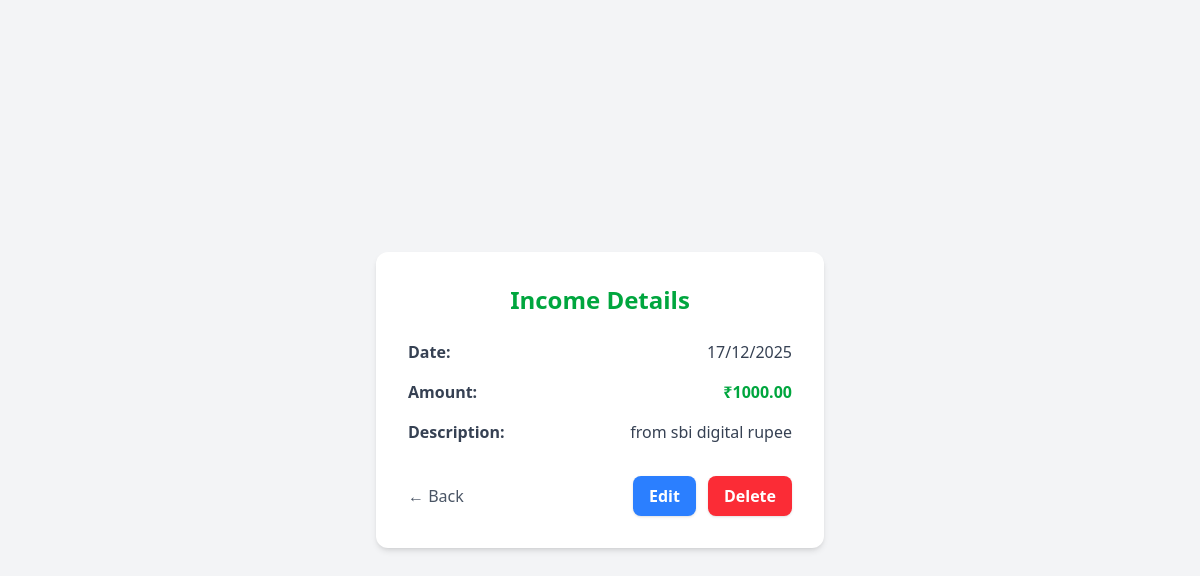
The app's page /tracker/incomeView/10/ with its own data.
### tracker/models.py (models this page shows, shortened)
class Income(models.Model):
    inc_desc = models.CharField(max_length=150)
    inc_amount = models.DecimalField(max_digits=10,decimal_places=2)
    inc_date = models.DateField()

### tracker/views.py (the view)
# urls.py: path('incomeView/<int:id>/',views.incomeView,name='incomeView'),
def incomeView(request,id):
    income = Income.objects.get(id=id)
    context = {
        'income' : income
    }
    return render(request,'tracker/incomeView.html',context)

### tracker/templates/tracker/incomeView.html (shortened to what this page needs)
<!DOCTYPE html>
<html lang="en">
<head>
    <script src="https://cdn.jsdelivr.net/npm/@tailwindcss/browser@4"></script>
</head>
<body class="bg-gray-100 min-h-screen flex items-center justify-center">
    <div class="bg-white w-full max-w-md p-8 rounded-xl shadow-md">
        <h2 class="text-2xl font-bold text-green-600 mb-6 text-center">
            Income Details
        </h2>
        <div class="space-y-4 text-gray-700">
            <div class="flex justify-between">
                <span class="font-semibold">Date:</span>
                <span>{{ income.inc_date|date:"d/m/Y" }}</span>
            </div>
            <div class="flex justify-between">
                <span class="font-semibold">Amount:</span>
                <span class="text-green-600 font-bold">
                    ₹{{ income.inc_amount }}
                </span>
            </div>
            <div class="flex justify-between">
                <span class="font-semibold">Description:</span>
                <span>{{ income.inc_desc }}</span>
            </div>
        </div>
        <div class="flex justify-between items-center mt-8">
            <a href="{% url 'tracker:tracker_home' %}"
               class="text-gray-600 hover:underline">
                ← Back
            </a>
            <div class="flex gap-3">
                <a href="{% url 'tracker:incomeEdit' income.id %}"
                   class="bg-blue-500 hover:bg-blue-600 text-white px-4 py-2 rounded-lg font-semibold shadow">
                    Edit
                </a>
                <a href="{% url 'tracker:incomeDelete' income.id %}"
                   onclick="return confirm('Are you sure you want to delete this income?');"
                   class="bg-red-500 hover:bg-red-600 text-white px-4 py-2 rounded-lg font-semibold shadow">
                    Delete
                </a>
            </div>
        </div>
    </div>
</body>
</html>

### records on screen
Income: inc_date "17/12/2025", inc_amount "1000.00", inc_desc "from sbi digital rupee"
